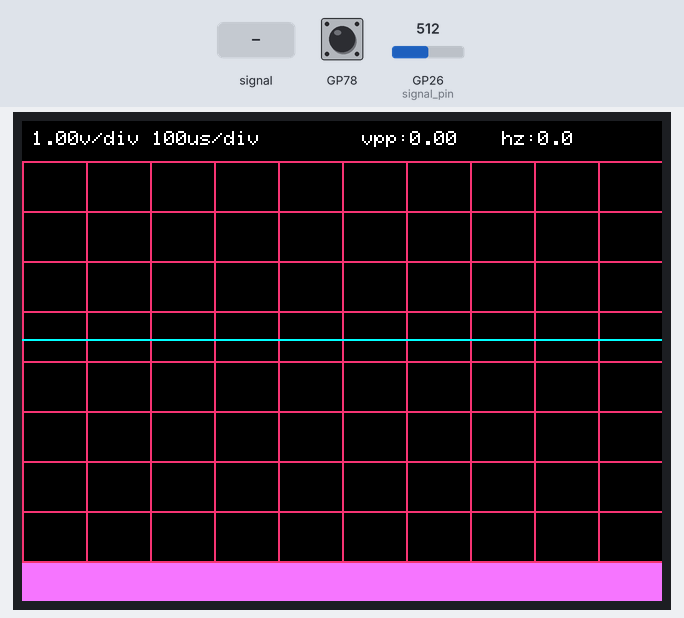
Simulated run of this sketch. Board: Raspberry Pi Pico. Parts: 320×240 colour display. Inputs (shaded band) come from the test bench; at power-on: GP26 (signal_pin) = 512, GP78 HIGH.

Above: at 3.9 s.
4.0 s: GP26 (signal_pin) fed a 200 Hz sine of ±81 counts around its level
At 4.35 s:
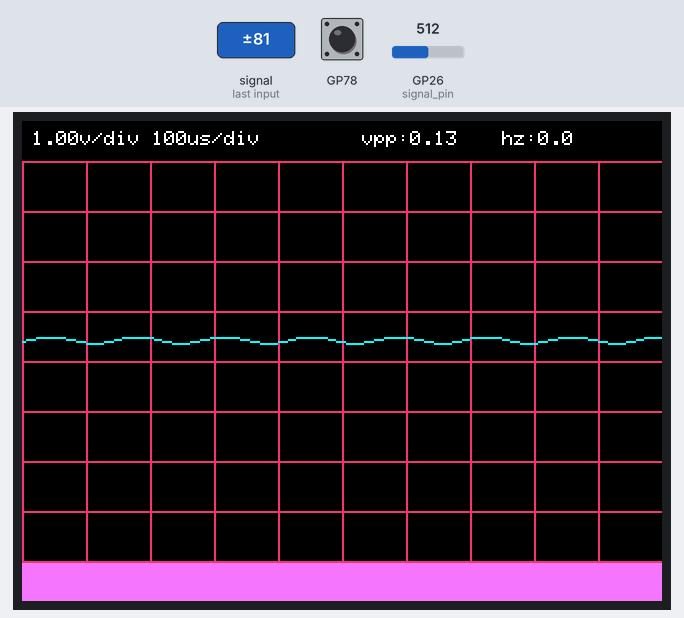
5.6 s: GP26 (signal_pin) set to 716
At 6.5 s:
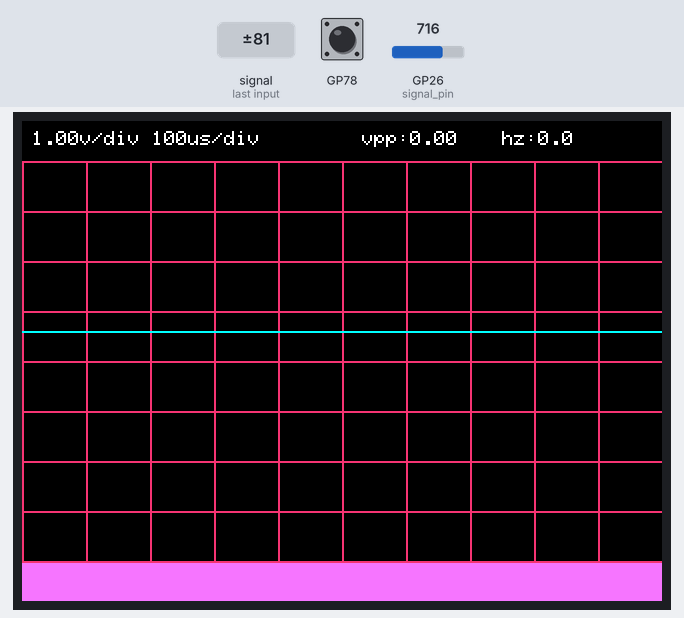
8.6 s: GP26 (signal_pin) fed a 1000 Hz sine of ±255 counts around its level
At 8.86 s:
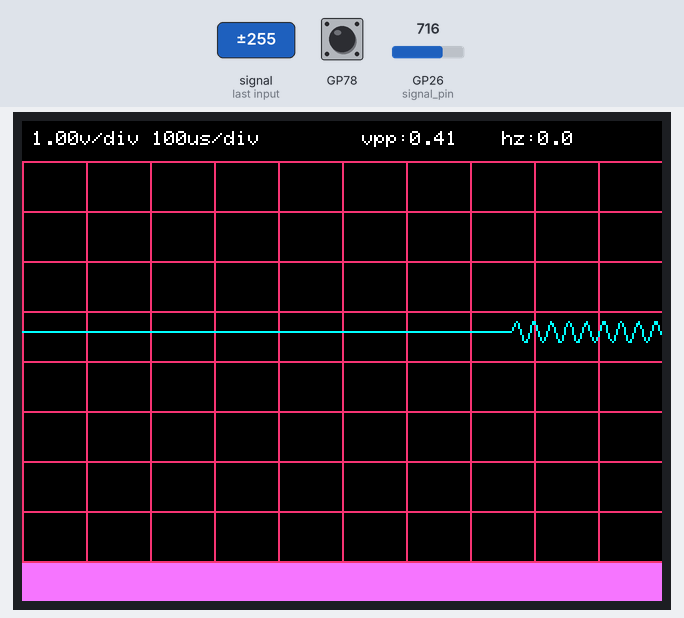
10.1 s: GP78 pulled LOW for 3.2 s
At 14.0 s:
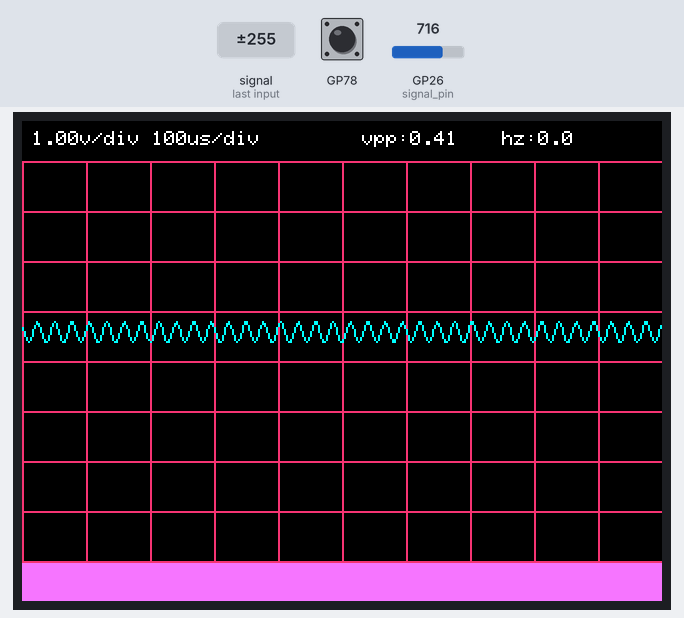
14.8 s: GP78 pulled LOW for 0.15 s
At 15.39 s:
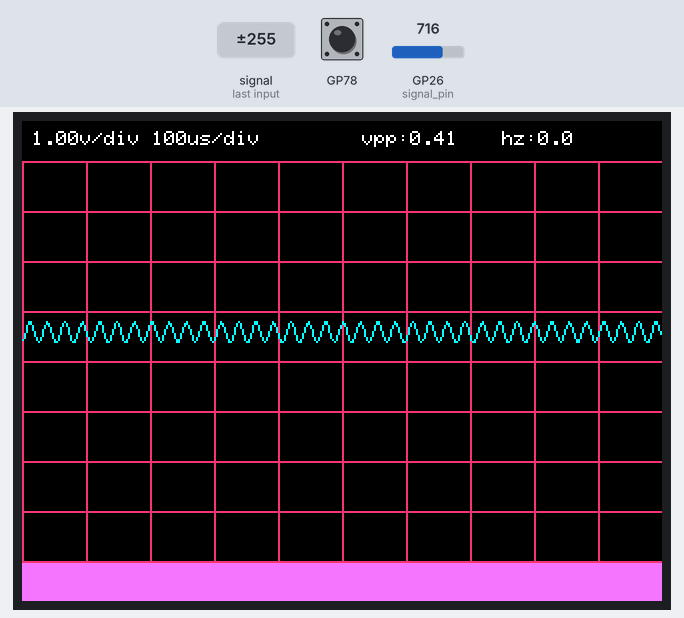
15.5 s: GP26 (signal_pin) set to 900
At 16.4 s:
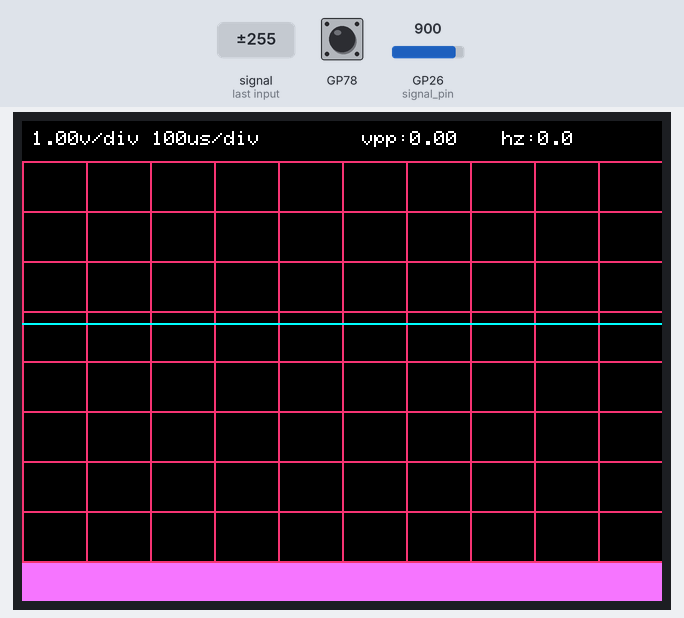
Timing chart, 0 to 18.4 s (numbered marks = the images above; inputs shaded):
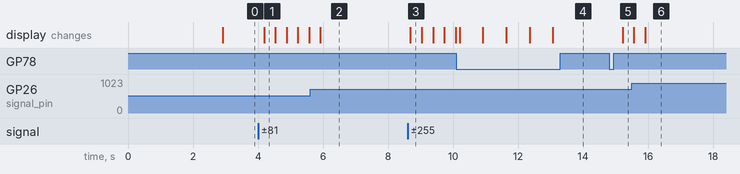

The sketch:

osciloscopio_firmware.ino
```cpp
#include <SPI.h>
#include <Adafruit_GFX.h>
#include <Adafruit_ILI9341.h>
#include <Adafruit_MCP23017.h>
#include <hardware/adc.h>
#include <math.h>

#define tft_cs 5
#define tft_dc 6
#define tft_rst 7

Adafruit_ILI9341 tft(tft_cs,tft_dc,tft_rst);
Adafruit_MCP23017 mcp;

#define signal_pin 26

int screen_w=320;
int screen_h=240;
int grid_top=20;
int grid_h=200;
int samples=320;

uint16_t raw[320];
float volts[320];

float volts_divs[]={0.1,0.2,0.5,1.0};
int volts_idx=3;

int time_divs[]={10,20,50,100,200,500};
int time_idx=3;

float vert_offset=0.0;
int horiz_offset=0;

float trigger_lvl=1.65;
bool trigger_rise=true;
bool running=true;

float meas_vpp=0.0;
float meas_vrms=0.0;
float meas_freq=0.0;

uint16_t pastel_pink=0xf3bf;
uint16_t grid_pink=0xf1ae;
uint16_t trace_cyan=0x07ff;

void splash()
{
 tft.fillScreen(pastel_pink);
 tft.setTextColor(0xffff);
 tft.setTextSize(2);
 tft.setCursor(40,90);
 tft.print("made with love");
 tft.setCursor(60,120);
 tft.print("& solder by");
 tft.setTextSize(3);
 tft.setCursor(60,155);
 tft.print("maluzete");
 delay(2500);
}

void draw_grid()
{
 tft.fillRect(0,grid_top,screen_w,grid_h,0x0000);
 for(int i=0;i<=10;i++)
 {
  int x=i*(screen_w/10);
  tft.drawFastVLine(x,grid_top,grid_h,grid_pink);
 }
 for(int i=0;i<=8;i++)
 {
  int y=grid_top+i*(grid_h/8);
  tft.drawFastHLine(0,y,screen_w,grid_pink);
 }
}

void acquire()
{
 int delay_us=(time_divs[time_idx]*10)/samples;
 for(int i=0;i<samples;i++)
 {
  raw[i]=analogRead(signal_pin);
  delayMicroseconds(delay_us);
 }
 for(int i=0;i<samples;i++)
 {
  volts[i]=(raw[i]/4095.0)*3.3;
 }
}

int find_trigger()
{
 for(int i=1;i<samples;i++)
 {
  if(trigger_rise)
  {
   if(volts[i-1]<trigger_lvl && volts[i]>=trigger_lvl){return i;}
  }
  else
  {
   if(volts[i-1]>trigger_lvl && volts[i]<=trigger_lvl){return i;}
  }
 }
 return 0;
}

void compute_measures()
{
 float vmin=10.0;
 float vmax=0.0;
 float sumsq=0.0;
 int crossings=0;
 float last_cross=0.0;
 float period_sum=0.0;

 for(int i=0;i<samples;i++)
 {
  if(volts[i]<vmin){vmin=volts[i];}
  if(volts[i]>vmax){vmax=volts[i];}
  sumsq+=volts[i]*volts[i];
 }

 for(int i=1;i<samples;i++)
 {
  if(volts[i-1]<trigger_lvl && volts[i]>=trigger_lvl)
  {
   float t=i*(time_divs[time_idx]*10e-6/samples);
   if(crossings>0){period_sum+=t-last_cross;}
   last_cross=t;
   crossings++;
  }
 }

 meas_vpp=vmax-vmin;
 meas_vrms=sqrt(sumsq/samples);
 if(crossings>1){meas_freq=1.0/(period_sum/(crossings-1));}
 else{meas_freq=0.0;}
}

void draw_wave()
{
 int trig=find_trigger();
 for(int i=1;i<screen_w;i++)
 {
  int i1=trig+i-1+horiz_offset;
  int i2=trig+i+horiz_offset;
  if(i2>=samples){break;}
  float v1=volts[i1]-vert_offset;
  float v2=volts[i2]-vert_offset;
  int y1=grid_top+grid_h/2-(v1/volts_divs[volts_idx])*(grid_h/8);
  int y2=grid_top+grid_h/2-(v2/volts_divs[volts_idx])*(grid_h/8);
  tft.drawLine(i-1,y1,i,y2,trace_cyan);
 }
}

void draw_ui()
{
 tft.fillRect(0,0,screen_w,20,0x0000);
 tft.setTextColor(0xffff);
 tft.setTextSize(1);
 tft.setCursor(5,5);
 tft.print(volts_divs[volts_idx]);
 tft.print("v/div ");
 tft.print(time_divs[time_idx]);
 tft.print("us/div");
 tft.setCursor(170,5);
 tft.print("vpp:");
 tft.print(meas_vpp,2);
 tft.setCursor(240,5);
 tft.print("hz:");
 tft.print(meas_freq,1);
}

void setup()
{
 adc_init();
 adc_gpio_init(signal_pin);
 tft.begin();
 tft.setRotation(1);
 mcp.begin();
 for(int i=0;i<16;i++)
 {
  mcp.pinMode(i,INPUT);
  mcp.pullUp(i,HIGH);
 }
 splash();
 draw_grid();
}

void loop()
{
 if(running)
 {
  acquire();
  compute_measures();
  draw_grid();
  draw_wave();
  draw_ui();
 }
 if(!mcp.digitalRead(14))
 {
  running=!running;
  delay(300);
 }
}
```

Measured:
- after the input at 4.0 s, the display: changes after 0.18 s (image 1)
- after the input at 8.6 s, the display: changes after 0.09 s (image 3)
- after the input at 14.8 s, the display: changes after 0.42 s (image 5)
